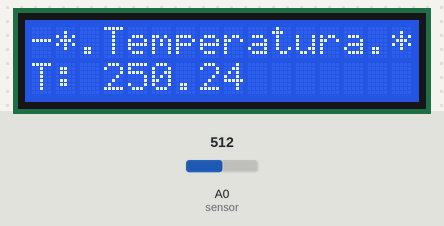
Recording of a sketch running on a simulated Arduino Uno, built with avr-gcc and run on an emulated ATmega328P. Parts: 16×2 character LCD. The inputs (shaded band) are chosen by the test bench; at power-on: A0 (sensor) = 512. What the sketch prints to the serial monitor is not drawn.

Above: at 4.2 s.
4.3 s: A0 (sensor) set to 716
At 4.9 s:
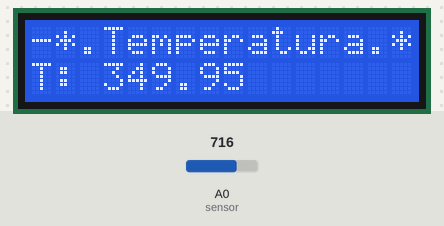
5.9 s: A0 (sensor) set to 900
At 7.3 s:
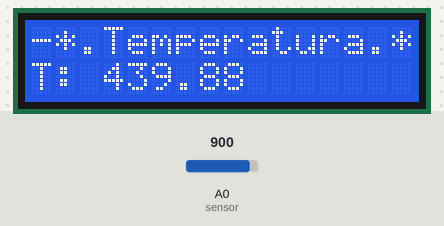
7.6 s: A0 (sensor) set to 1023
At 8.6 s:
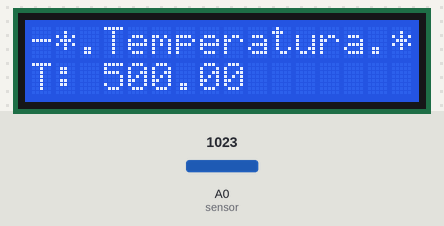
Timing chart, 0 to 10.6 s (numbered marks = the images above; inputs shaded):
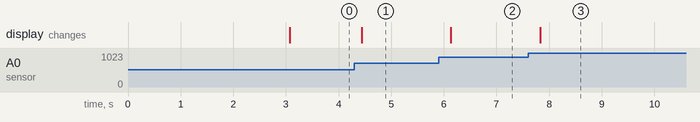

The sketch:

LCD-Temperatura.ino
```cpp
#include <LiquidCrystal.h>


const int rs = 11, en = 10, d4 = 5, d5 = 4, d6 = 3, d7 = 2; //definición de pines para manejo de dsplay 16x2
LiquidCrystal lcd_1(rs, en, d4, d5, d6, d7); //definicion de parametros para manejo de display 16x2

int i=0;
int Delay= 333;
float tmp=0,tmp1=0;
int sensor=0;


void setup() {
//escriba aqui la configuración  para las constantes,variables y pines que utilizará en el proyecto

  Serial.begin(9600);
  lcd_1.begin(16,2);

  lcd_1.clear();
  lcd_1.home();
  lcd_1.print("Bienvenidos !");
  lcd_1.setCursor(0, 1);
  lcd_1.print("U. de Mendoza");
  delay(3000);
}

void loop() {
  lcd_1.clear();
  lcd_1.print("-*.Temperatura.*-");
  tmp=analogRead(sensor);

  tmp1 = (tmp * 5.0 * 100.0) / 1023.0;
  Serial.print(tmp1);
  // Salto de línea
  Serial.print("\n");
  lcd_1.setCursor(0,1);
  lcd_1.print("T:");
  lcd_1.setCursor(3, 1);
  lcd_1.print(tmp1);
  delay(Delay);

}
```

Measured:
- after the input at 4.3 s, the display: changes after 0.14 s (image 1)
- after the input at 5.9 s, the display: changes after 0.24 s (image 2)
- after the input at 7.6 s, the display: changes after 0.23 s (image 3)
